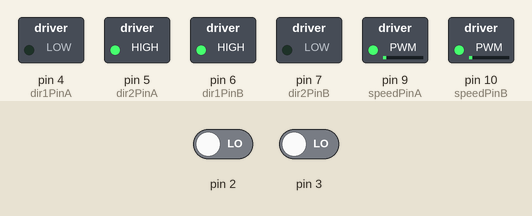
Bench run of a sketch on a simulated Arduino Mega 2560, built with avr-gcc and run on an emulated ATmega2560. On the bench: switched loads named in the sketch (green lamp = pin HIGH). The test bench sets the inputs (shaded band); at power-on: pin 2 LOW, pin 3 LOW. What the sketch prints to the serial monitor is not drawn.

Above: at 0.1 s.
Timing chart, 0 to 1.6 s (numbered marks = the images above):
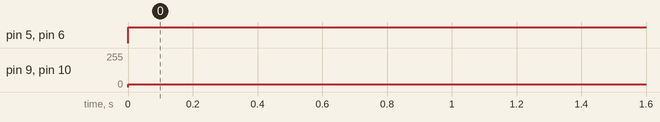

Measured:
- by itself, pin 5 (dir2PinA), pin 6 (dir1PinB): LOW → HIGH at 0.00 s
- by itself, pin 9 (speedPinA), pin 10 (speedPinB): 0/255 → 20/255 at 0.00 s

The sketch:

robot_carton_1.ino
```cpp
// 1 -Motor 1 Left
// 2 -Motor 1 Stop
// 3 -Motor 1 Right
//
// 4 -Motor 2 Left
// 5 -Motor 2 Stop
// 6 -Motor 2 Right

// Declare L298N Dual H-Bridge Motor Controller directly since there is not a library to load.

// Motor 1
int dir1PinA = 4;
int dir2PinA = 5;
int speedPinA = 9; // Needs to be a PWM pin to be able to control motor speed

// Motor 2
int dir1PinB = 6;
int dir2PinB = 7;
int speedPinB = 10; // Needs to be a PWM pin to be able to control motor speed

//Déclaration des variables permettant la commandes des moteurs A et B
int inByte_A = 0;
int inByte_B = 0;

// variables de comptage des roues codeuses
unsigned int tick_codeuse_A = 0;
unsigned int tick_codeuse_B = 0;

int avancer_cm=150; // variable du nombre de centimètre à avancer
int avancer_tick=0; // variable du nombre de "tick" à effectuer

int speed_B;
int speed_A;

void setup() {  // Setup runs once per reset
// initialize serial communication @ 9600 baud:
Serial.begin(9600);

//Define L298N Dual H-Bridge Motor Controller Pins

pinMode(dir1PinA,OUTPUT);
pinMode(dir2PinA,OUTPUT);
pinMode(speedPinA,OUTPUT);
pinMode(dir1PinB,OUTPUT);
pinMode(dir2PinB,OUTPUT);
pinMode(speedPinB,OUTPUT);

attachInterrupt(digitalPinToInterrupt(2), compteur_A, CHANGE); // Interruption sur tick de la codeuse (interruption 0 = pin2 arduino mega)
attachInterrupt(digitalPinToInterrupt(3), compteur_B, CHANGE);


//inByte_A = '1';
//inByte_B = '4';


//avancer_tick=convert(avancer_cm);


action(2, avancer_cm);


Serial.println(avancer_tick);

}

void loop() {


  //action();
  Serial.println(avancer_tick);


  // Initialize the Serial interface:


    if(avancer_tick-tick_codeuse_A<250){
      speed_A=20;

    }
    if(avancer_tick-tick_codeuse_B<250){
      speed_B=20;


    }
    Serial.print(tick_codeuse_A);
    Serial.print(" | ");
    Serial.println(tick_codeuse_B);


   //Serial.println(avancer_tick);
  if(tick_codeuse_A<avancer_tick){

    switch (inByte_A) {

    //______________Motor 1______________

    case '1': // Fait avancer les deux moteurs dans les sens de la marche
    analogWrite(speedPinA, speed_A);//Sets speed variable via PWM


    digitalWrite(dir1PinA, LOW);
    digitalWrite(dir2PinA, HIGH);


    //Serial.println("Motor 1 Forward"); // Prints out “Motor 1 Forward” on the serial monitor
    //Serial.println("    "); // Creates a blank line printed on the serial monitor
    break;

    case '2': // Motor 1 Stop (Freespin)
    analogWrite(speedPinA, 0);
    digitalWrite(dir1PinA, LOW);
    digitalWrite(dir2PinA, HIGH);
    Serial.println("Motor 1 Stop");
    Serial.println("    ");
    break;

    case '3': // Motor 1 Reverse
    analogWrite(speedPinA, speed_A);
    digitalWrite(dir1PinA, HIGH);
    digitalWrite(dir2PinA, LOW);
    Serial.println("Motor 1 Reverse");
    Serial.println("    ");
    break;

    //______________Motor 2______________

    case '4': // Motor 2 Forward


    Serial.println("Motor 2 Forward");
    Serial.println("    ");
    break;

    case '5': // Motor 1 Stop (Freespin)
    analogWrite(speedPinB, 0);
    digitalWrite(dir1PinB, LOW);
    digitalWrite(dir2PinB, HIGH);
    Serial.println("Motor 2 Stop");
    Serial.println("    ");
    break;

    case '6': // Motor 2 Reverse
    analogWrite(speedPinB, speed_B);
    digitalWrite(dir1PinB, HIGH);
    digitalWrite(dir2PinB, LOW);
    Serial.println("Motor 2 Reverse");
    Serial.println("    ");
    break;

    default:
    // turn all the connections off if an unmapped key is pressed:
    for (int thisPin = 2; thisPin < 11; thisPin++) {
    digitalWrite(thisPin, LOW);
    }
      }
        }
  else {
    analogWrite(speedPinA, 0);
    digitalWrite(dir1PinA, LOW);
    digitalWrite(dir2PinA, HIGH);
   }
  Serial.println(avancer_tick);
   if(tick_codeuse_B<avancer_tick){

    switch (inByte_B) {

    //______________Motor 1______________

    case '4': // Fait avancer les deux moteurs dans les sens de la marche

    analogWrite(speedPinB, speed_B);


    digitalWrite(dir1PinB, LOW);
    digitalWrite(dir2PinB, HIGH);

    //Serial.println("Motor 1 Forward"); // Prints out “Motor 1 Forward” on the serial monitor
    //Serial.println("    "); // Creates a blank line printed on the serial monitor
    break;

    case '6': // Motor 2 Reverse
    analogWrite(speedPinB, speed_B);
    digitalWrite(dir1PinB, HIGH);
    digitalWrite(dir2PinB, LOW);

    break;


    default:
    // turn all the connections off if an unmapped key is pressed:
    for (int thisPin = 2; thisPin < 11; thisPin++) {
    digitalWrite(thisPin, LOW);
    }
      }
        }
  else {

    analogWrite(speedPinB, 0);
    digitalWrite(dir1PinB, LOW);
    digitalWrite(dir2PinB, HIGH);
   }

}


/* Interruption sur tick de la codeuse */
void compteur_A(){
    tick_codeuse_A=tick_codeuse_A+1;  // On incrémente le nombre de tick de la codeuse
    //Serial.println(tick_codeuse);
}
void compteur_B(){
    tick_codeuse_B=tick_codeuse_B+1;  // On incrémente le nombre de tick de la codeuse
    //Serial.println(tick_codeuse);
}

int convert(int cm){
  int roue=cm/20.5;
  int tick=roue*80*4;
  return tick;
  }

void action(int commande, int dist){
  /* variable commande :
      1 : avancer
      2 : reculer
      3 : tour sens horaire
      4 : tour sens anti-horaire
  */

  // variable dist => distance en cm
  // note : si la commande est un tour , la variable dist est l'angle en degré

  switch (commande) {
    case 1 :
      //paramétrage du sens de rotation des moteurs
      inByte_A = '1';
      inByte_B = '4';

      //initialisation des compteurs
      tick_codeuse_A = 0;
      tick_codeuse_B = 0;

      speed_B=255;
      speed_A=255;

      avancer_tick=convert(dist);

    break;
    case 2 :
      //paramétrage du sens de rotation des moteurs
      inByte_A = '1';
      inByte_B = '6';

      //initialisation des compteurs
      tick_codeuse_A = 0;
      tick_codeuse_B = 0;

      speed_B=20;
      speed_A=20;


      avancer_tick=convert(dist);
    break;
//    case '3':
//    break;
//    case '4'  :
  }


}
```
